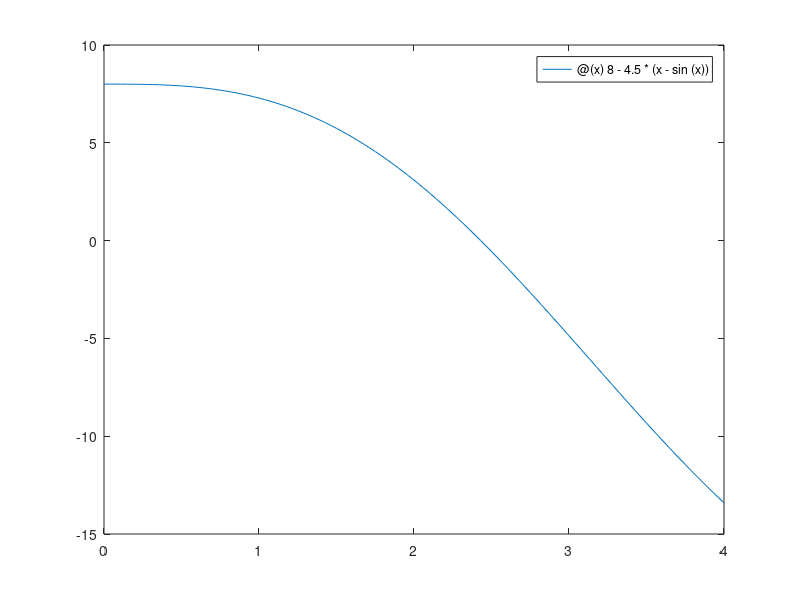

This chart was generated by the following MATLAB code:
fplot(@(x) 8 - 4.5 * (x - sin(x)), [0, 4])

F = @(x) 8 - 4.5 * (x - sin(x)); 

a = 2; b = 3; imax = 20; tol = 0.000001;
Fa = F(a); Fb = F(b);

if Fa * Fb > 0
    disp('Error: The function has the same sign at points a and b.')
else
    disp('iteration     a           b     (xNS)Solution     f(xNS)    Tolerance')
    for i = 1:imax 
        xNS = (a + b) / 2;
        toli = (b - a) / 2;
        FxNS = F(xNS);
        
        fprintf('%3i  %11.6f  %11.6f  %11.6f  %11.6f  %11.6f\n', i, a, b, xNS, FxNS, toli);

        if FxNS == 0
            fprintf('An exact solution x = %11.6f was found\n', xNS);
            break
        end

        if toli < tol
            break
        end

        if i == imax
            fprintf('Solution was not obtained in %i iterations\n', imax);
            break
        end

        if F(a) * FxNS < 0
            b = xNS;
        else
            a = xNS;
        end
    end
end
